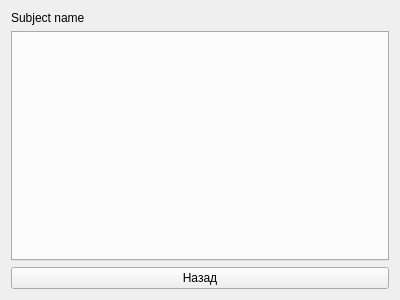
<?xml version="1.0" encoding="UTF-8"?>
<ui version="4.0">
 <class>SubjectGroupSchedule</class>
 <widget class="QWidget" name="SubjectGroupSchedule">
  <property name="geometry">
   <rect>
    <x>0</x>
    <y>0</y>
    <width>400</width>
    <height>300</height>
   </rect>
  </property>
  <property name="windowTitle">
   <string>Form</string>
  </property>
  <layout class="QGridLayout" name="gridLayout">
   <item row="0" column="0">
    <widget class="QLabel" name="label">
     <property name="text">
      <string>Subject name</string>
     </property>
    </widget>
   </item>
   <item row="3" column="0">
    <widget class="QPushButton" name="backwardButton">
     <property name="text">
      <string>Назад</string>
     </property>
    </widget>
   </item>
   <item row="2" column="0">
    <widget class="QTabWidget" name="subjectScheduleTab"/>
   </item>
  </layout>
 </widget>
 <resources/>
 <connections>
  <connection>
   <sender>backwardButton</sender>
   <signal>clicked()</signal>
   <receiver>SubjectGroupSchedule</receiver>
   <slot>goBack()</slot>
   <hints>
    <hint type="sourcelabel">
     <x>199</x>
     <y>278</y>
    </hint>
    <hint type="destinationlabel">
     <x>199</x>
     <y>149</y>
    </hint>
   </hints>
  </connection>
 </connections>
 <slots>
  <slot>goBack()</slot>
 </slots>
</ui>
